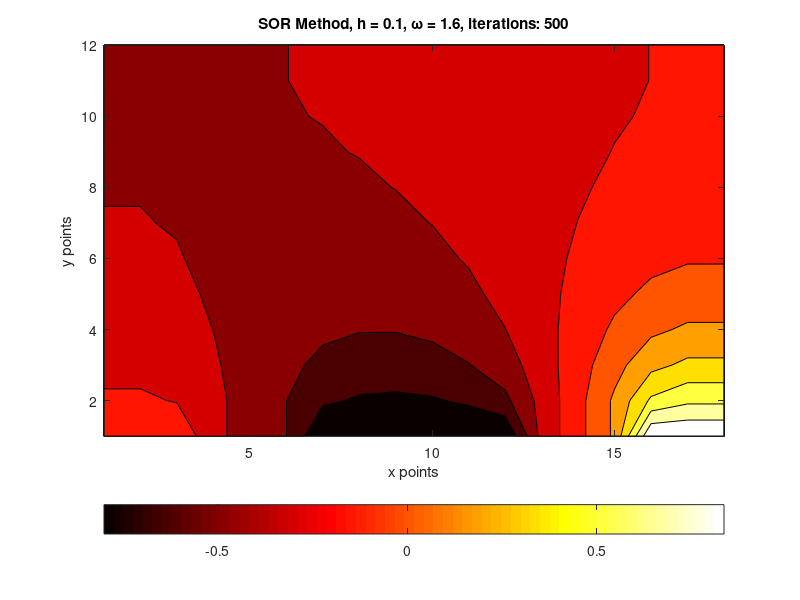

The MATLAB script that drew this image:
%% Escalar Poisson Equation 
% 
% Routine for solving a PNP-MOSFET junction for the region:
%__________________________
%|++++|    ---N---   |++++|
%|+P++|              |+P++|
%|++++|              |++++|
%|____|              |____|
%|                        |
%|                        |
%|                        |
%|________________________|

%% Governing equation
%
% $$\frac{\partial}{\partial x}\left(k(x,y)\frac{\partial{\phi }}{\partial{x}}\right)+
%   \frac{\partial}{\partial y}\left(k(x,y)\frac{\partial{\phi}}{\partial{y}}\right)=
%   0$$
%
% Where: 
%
% $\hat{n}$ is the number density of a doped region at time t,
% $\hat{n}_d$ is the initial number density of the doped regions and $\tau$
% is a constant. 

clear, clc, %close all;

%% IC's
omega = 1.6;
delta = 0.1;

L = 1.8; dx = delta; x = 1:dx:L; n  = 18;
H = 1.2; dy = delta; y = 1:dy:H; m  = 12;

%% Grid
n_d = ones(m,n);            % initial doping value for silicon
n_d(1:m/4, 1:n/6 ) = 3;     % initial doping value for gate 1
n_d(1:m/4, 5*n/6+1:n) = 3;  % initial doping value for gate 2

phi = zeros(m,n);           % Electric potential grid (our goal)
phi_tilde = zeros(m,n); phi_next = zeros(m,n); % Arrays for SOR

% x gates locations:
x_g1 = 1:n/6;
x_gc = 2*n/6+1:4*n/6;
x_g2 = 5*n/6+1:n;

% x silicon location at the surface 
x_s1 = 1*n/6+1:2*n/6;
x_s2 = 4*n/6+1:5*n/6;

%% Computing k(x,y) on the grid:
k = ones(m,n); % Assuming all k values constants

%% BC's
% bolean mask for gates locations 
x_gates = zeros(1,n); 
x_gates(x_g1) = 1; x_gates(x_gc) = 1; x_gates(x_g2) = 1;

% Dirichlet:
phi(1,x_g1) =  0.0;     % gate 1
phi(1,x_gc) = -0.8;     % central gate
phi(1,x_g2) =  1.0;     % gate 2
% Neumann BC: Every where else!

% we know this boundary values of next 'tilde' step from the begining
phi_tilde(1,x_g1) =  0.0; % gate 1
phi_tilde(1,x_gc) = -0.8; % central gate
phi_tilde(1,x_g2) =  1.0; % gate 2

%% Main Loop
A = zeros(m,n); B = zeros(m,n); C = zeros(m,n); D = zeros(m,n);
% r = 0.0001; iter = 0; r_iter = 1; 
% while r_iter >= r
for s=1:500
    %SOR: Computing phi_tilde loop:
    for i=2:m-1
        for j=2:n-1
            % Update the change in k varaible
            A(i,j)=k(i,j)+k(i+1,j);
            B(i,j)=k(i,j)+k(i,j+1);
            C(i,j)=k(i,j)+k(i-1,j);
            D(i,j)=k(i,j)+k(i,j-1);
            if j == 2 % Matrix's left column, Neumann BC
                phi_tilde(i,j)=...
                    1/(k(i+1,j)+k(i-1,j)+3*k(i,j)+k(i,j+1))*(...
                    A(i,j)*phi(i+1,j)+...
                    B(i,j)*phi(i,j+1)+...
                    C(i,j)*phi_tilde(i-1,j));
            elseif j == n-1 % Matrix's right column, Neumann BC
                phi_tilde(i,j)=...
                    1/(k(i+1,j)+k(i-1,j)+3*k(i,j)+k(i,j-1))*(...
                    A(i,j)*phi(i+1,j)+...
                    C(i,j)*phi_tilde(i-1,j)+...
                    D(i,j)*phi_tilde(i,j-1));
            elseif i == 2 && x_gates(j) == 0
                % Matrix Upper row, for the regions with Neumann BC
                phi_tilde(i,j)=...
                    1/(k(i+1,j)+3*k(i,j)+k(i,j+1)+k(i,j-1))*(...
                    A(i,j)*phi(i+1,j)+...
                    B(i,j)*phi(i,j+1)+...
                    D(i,j)*phi_tilde(i,j-1));
            elseif i == m-1 % Matrix Lower row, Neumann BC
                phi_tilde(i,j)=...
                    1/(k(i-1,j)+3*k(i,j)+k(i,j+1)+k(i,j-1))*(...
                    B(i,j)*phi(i,j+1)+...
                    C(i,j)*phi_tilde(i-1,j)+...
                    D(i,j)*phi_tilde(i,j-1));
            else
                phi_tilde(i,j)=...
                    1/(k(i+1,j)+k(i-1,j)+4*k(i,j)+k(i,j+1)+k(i,j-1))*(...
                    A(i,j)*phi(i+1,j)+...
                    B(i,j)*phi(i,j+1)+...
                    C(i,j)*phi_tilde(i-1,j)+...
                    D(i,j)*phi_tilde(i,j-1));
            end
        end
    end
    % Update Neumann BC's
    phi_tilde(2:m ,1 ) = phi_tilde(2:m , 2  ); % Left array column 
    phi_tilde(2:m ,n ) = phi_tilde(2:m ,n-1 ); % Right array column
    phi_tilde(1, x_s1) = phi_tilde(2, x_s1  ); % Upper regions rwo array 
    phi_tilde(1, x_s2) = phi_tilde(2, x_s2  );
    phi_tilde(m,2:n-1) = phi_tilde(m-1,2:n-1); % Lower arraw row
    
    % SOR: compute phi next using realation constant: omega
    phi_next = phi + omega*( phi_tilde - phi );
    r_iter = norm(phi_next-phi,2);
    phi = phi_next;
    %iter = iter+1;
end
%fprintf('iterations: %4.1f \n',iter);

%% Plot Figures
figure
contourf(phi)
title(['SOR Method, h = ',num2str(delta),', \omega = ',num2str(omega),', iterations: ',num2str(s)])
xlabel('x points')
ylabel('y points')
colormap hot
colorbar('location','southoutside')
